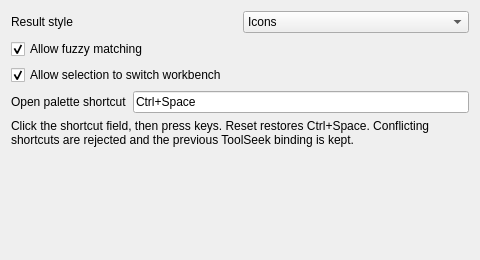
<?xml version="1.0" encoding="UTF-8"?>
<ui version="4.0">
 <class>ToolSeekPreferences</class>
 <widget class="QWidget" name="ToolSeekPreferences">
  <property name="geometry">
   <rect>
    <x>0</x>
    <y>0</y>
    <width>480</width>
    <height>260</height>
   </rect>
  </property>
  <property name="windowTitle">
   <string>ToolSeek</string>
  </property>
  <layout class="QVBoxLayout" name="verticalLayout">
   <item>
    <layout class="QHBoxLayout" name="resultStyleLayout">
     <item>
      <widget class="QLabel" name="labelResultStyle">
       <property name="text">
        <string>Result style</string>
       </property>
      </widget>
     </item>
     <item>
      <widget class="Gui::PrefComboBox" name="comboResultStyle">
       <property name="toolTip">
        <string>Icons: show command icons beside labels. Words: text-only list (labels, no icons).</string>
       </property>
       <property name="currentIndex">
        <number>0</number>
       </property>
       <property name="prefEntry" stdset="0">
        <cstring>ResultStyle</cstring>
       </property>
       <property name="prefPath" stdset="0">
        <cstring>Mod/ToolSeek</cstring>
       </property>
       <item>
        <property name="text">
         <string>Icons</string>
        </property>
       </item>
       <item>
        <property name="text">
         <string>Words</string>
        </property>
       </item>
      </widget>
     </item>
    </layout>
   </item>
   <item>
    <widget class="Gui::PrefCheckBox" name="checkAllowFuzzy">
     <property name="text">
      <string>Allow fuzzy matching</string>
     </property>
     <property name="toolTip">
      <string>When on, small typos and subsequences can still match. Exact, prefix, and word matches always rank higher.</string>
     </property>
     <property name="checked">
      <bool>true</bool>
     </property>
     <property name="prefEntry" stdset="0">
      <cstring>AllowFuzzy</cstring>
     </property>
     <property name="prefPath" stdset="0">
      <cstring>Mod/ToolSeek</cstring>
     </property>
    </widget>
   </item>
   <item>
    <widget class="Gui::PrefCheckBox" name="checkSwitchWorkbench">
     <property name="text">
      <string>Allow selection to switch workbench</string>
     </property>
     <property name="toolTip">
      <string>When on, running a command from another workbench activates that workbench first. When off, the command still runs without switching workbenches.</string>
     </property>
     <property name="checked">
      <bool>true</bool>
     </property>
     <property name="prefEntry" stdset="0">
      <cstring>SwitchWorkbench</cstring>
     </property>
     <property name="prefPath" stdset="0">
      <cstring>Mod/ToolSeek</cstring>
     </property>
    </widget>
   </item>
   <item>
    <layout class="QHBoxLayout" name="openShortcutLayout">
     <item>
      <widget class="QLabel" name="labelOpenShortcut">
       <property name="text">
        <string>Open palette shortcut</string>
       </property>
      </widget>
     </item>
     <item>
      <widget class="Gui::PrefLineEdit" name="lineOpenShortcut">
       <property name="toolTip">
        <string>Click then press keys to record the open-palette shortcut (e.g. Ctrl+Space, Alt+P). ToolSeek refuses shortcuts that already belong to another FreeCAD action or command.</string>
       </property>
       <property name="placeholderText">
        <string>Click then press keys</string>
       </property>
       <property name="text">
        <string>Ctrl+Space</string>
       </property>
       <property name="prefEntry" stdset="0">
        <cstring>OpenShortcut</cstring>
       </property>
       <property name="prefPath" stdset="0">
        <cstring>Mod/ToolSeek</cstring>
       </property>
      </widget>
     </item>
    </layout>
   </item>
   <item>
    <widget class="QLabel" name="labelOpenShortcutHint">
     <property name="text">
      <string>Click the shortcut field, then press keys. Reset restores Ctrl+Space. Conflicting shortcuts are rejected and the previous ToolSeek binding is kept.</string>
     </property>
     <property name="wordWrap">
      <bool>true</bool>
     </property>
    </widget>
   </item>
   <item>
    <spacer name="verticalSpacer">
     <property name="orientation">
      <enum>Qt::Vertical</enum>
     </property>
     <property name="sizeHint" stdset="0">
      <size>
       <width>20</width>
       <height>40</height>
      </size>
     </property>
    </spacer>
   </item>
  </layout>
 </widget>
 <customwidgets>
  <customwidget>
   <class>Gui::PrefCheckBox</class>
   <extends>QCheckBox</extends>
   <header>Gui/PrefWidgets.h</header>
  </customwidget>
  <customwidget>
   <class>Gui::PrefComboBox</class>
   <extends>QComboBox</extends>
   <header>Gui/PrefWidgets.h</header>
  </customwidget>
  <customwidget>
   <class>Gui::PrefLineEdit</class>
   <extends>QLineEdit</extends>
   <header>Gui/PrefWidgets.h</header>
  </customwidget>
 </customwidgets>
 <resources/>
 <connections/>
</ui>
